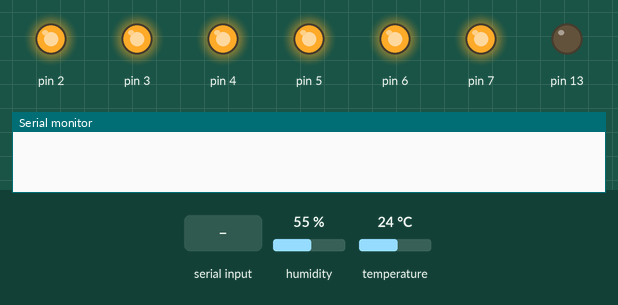
Recording of a sketch running on a simulated Arduino Uno, built with avr-gcc and run on an emulated ATmega328P. Shown: output pins drawn as LEDs (lit = HIGH), the last lines printed to the serial monitor. Inputs (shaded band) come from the test bench; at power-on: humidity 55 %, temperature 24 °C.

Above: at 1.2 s.
1.3 s: "GetTemp" received over Serial
At 3.5 s:
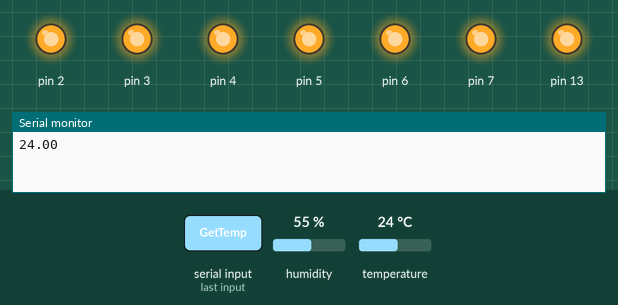
Timing chart, 0 to 5.3 s (numbered marks = the images above; inputs shaded):
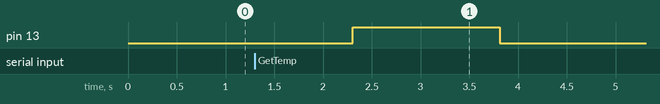

The sketch:

sketch_may22a.ino
```cpp
#include "DHT.h"
#define DHTPIN 8
String data = "";
DHT dht(DHTPIN, DHT22);
///setPin13on - включает тестовый пин 13
///setPin13off - выключает тестовый пин
///intLight - внутренее освещение 2
///ExtLight - внешнее освещение 3
///OpenDoor - открывание двери(ворот)4
///OpenWindow - открывание окон 5
///backlight - режим автовключения подсветки
///autoLightMotion - режим автовключения света от движения
///TurnVent - включить вентеляцию  6
///AlarmSystem - сигнализация 7
String t = "nan";
void setup() {
  pinMode(13, OUTPUT);
  for (int i = 2; i < 8; i++) {
    pinMode(i, OUTPUT);
    digitalWrite(i, 1);
  }
  dht.begin();
  Serial.begin(9600);
  digitalWrite(13, 0);
}
void readmessage(int pin, String message, int val) {

  if (data == message) {
    digitalWrite(pin, val);
    delay(1000);
    if (message == "GetTemp") {
      float temp = dht.readTemperature();
      t=String(temp);
      Serial.println(t);
      delay(500);
      digitalWrite(pin, 0);
    }
    else {
      Serial.println(data);
    }
  }

}
void loop() {
  if (Serial.available()) {
    data = Serial.readString();
  }
  readmessage(13, "setPin13on", 1);
  readmessage(13, "setPin13off", 0);
  readmessage(2, "intLighton", 0);
  readmessage(2, "intLightoff", 1);
  readmessage(3, "ExtLighton", 0);
  readmessage(3, "ExtLighton", 1);
  readmessage(4, "CloseDoor", 1);
  readmessage(4, "OpenDoor", 0);
  readmessage(5, "CloseWindow", 1);
  readmessage(5, "OpenWindow", 0);
  readmessage(6, "TurnVenton", 0);
  readmessage(6, "TurnVentoff", 1);
  readmessage(7, "AlarmSystemon", 0);
  readmessage(7, "AlarmSystemoff", 1);
  readmessage(13, "GetTemp", 1);

  data = "";
}
```

Measured:
- after the input at 1.3 s, pin 13: LOW → HIGH after 1.0 s, → LOW 1.5 s later
